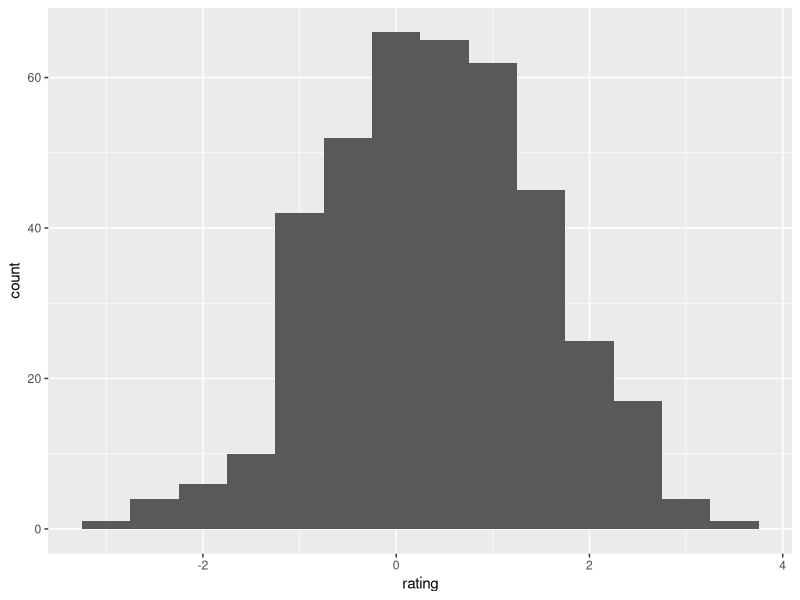
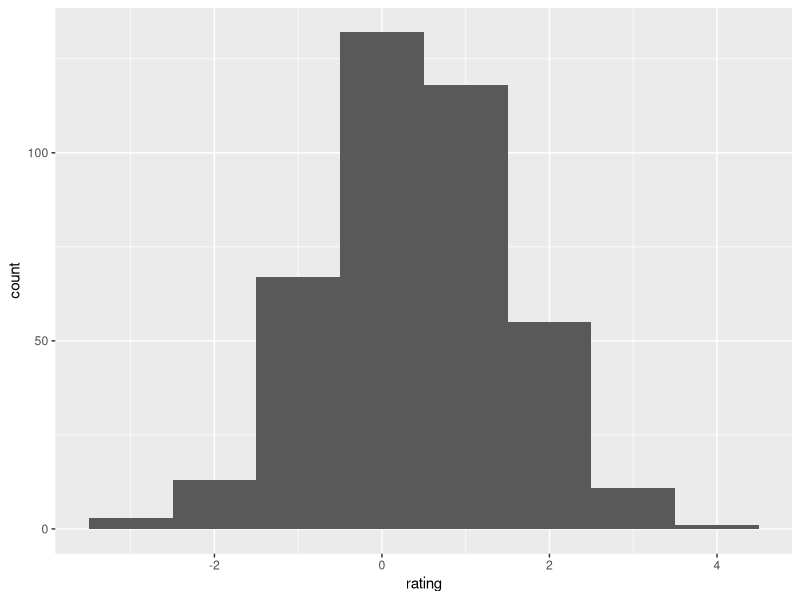
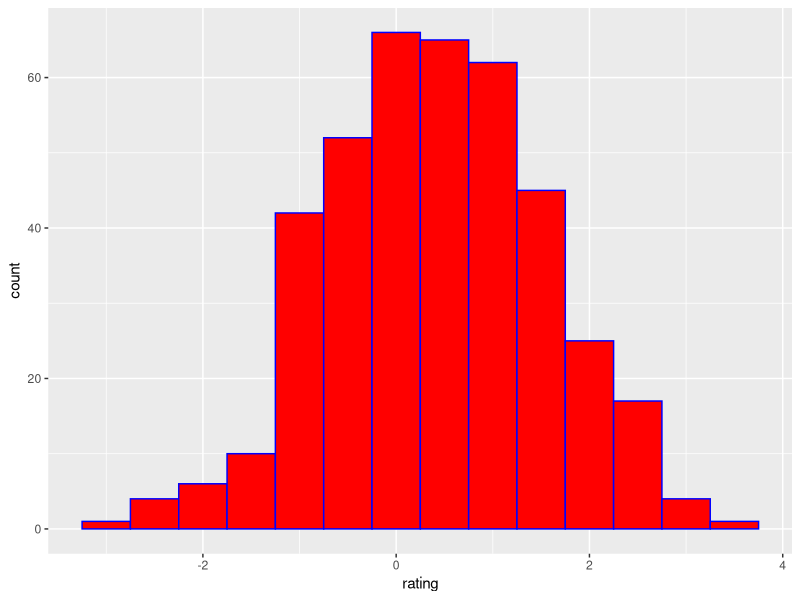
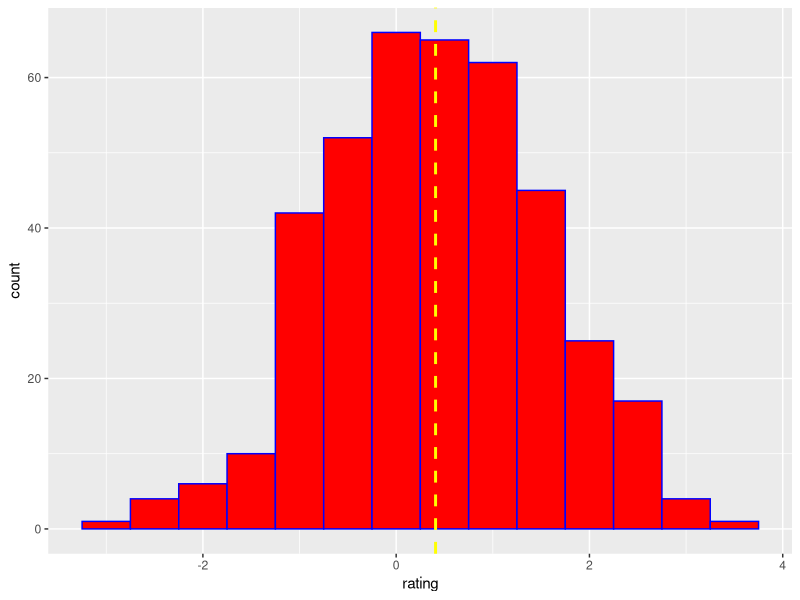
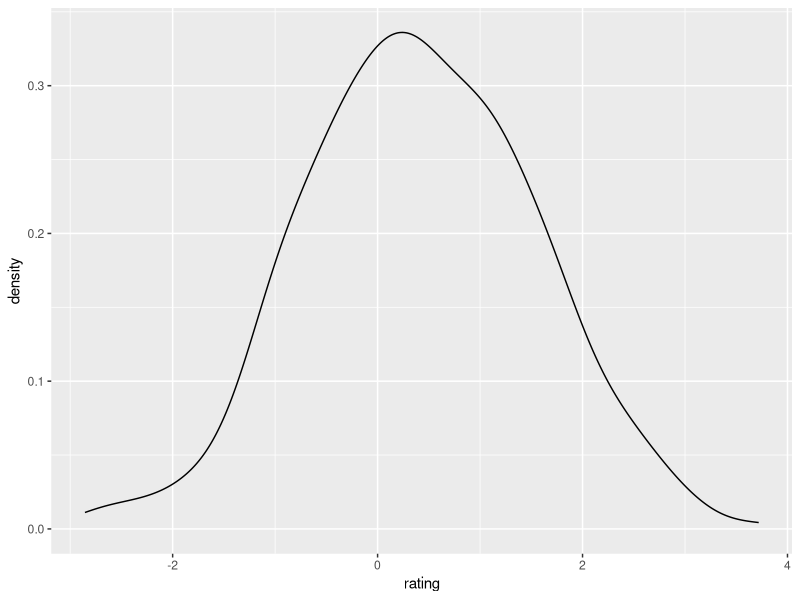
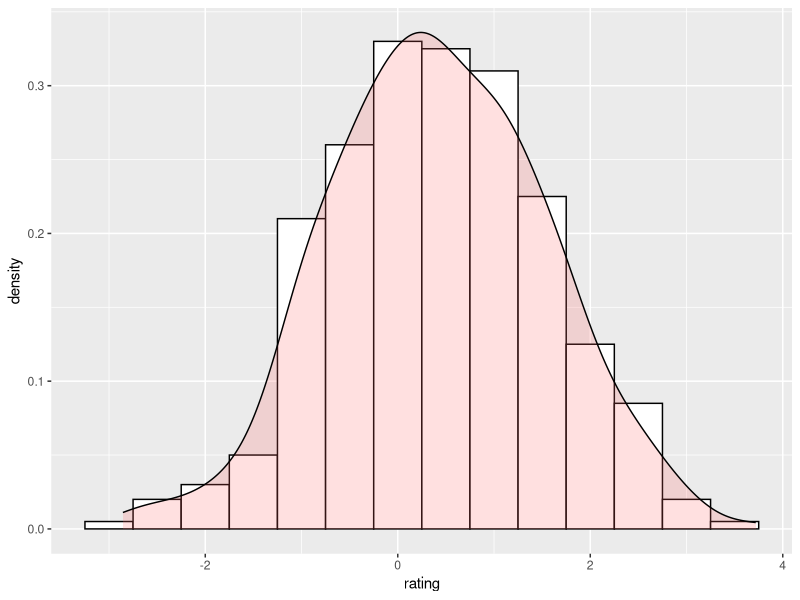
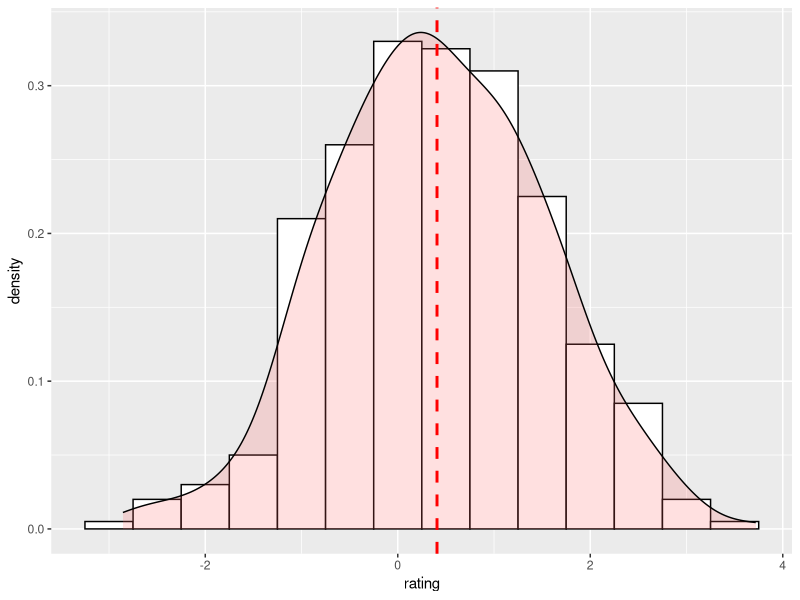
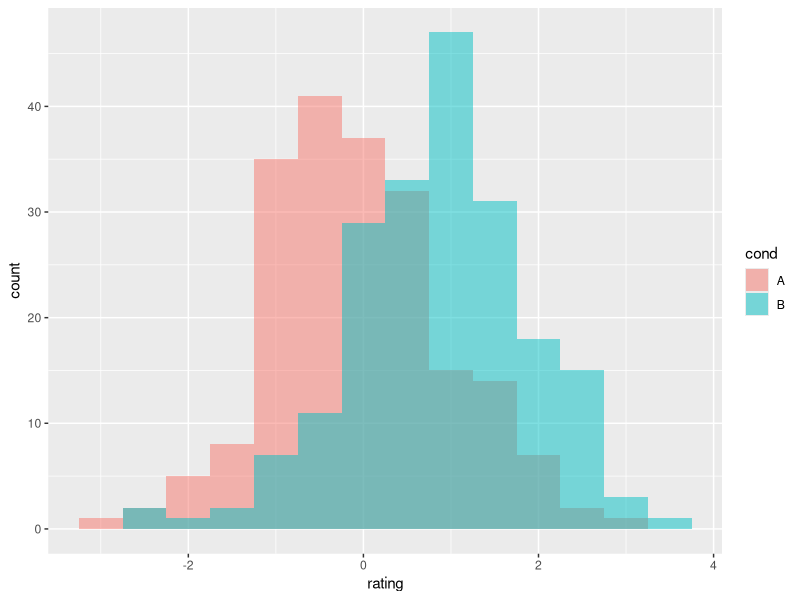

Write R code to recreate these figures, in order. (Note: this script raises an error after producing the figures.)
# plotting density distributions with ggplot2
library(dplyr)
library(ggplot2)

set.seed(1234)
d <- data_frame(cond = factor(rep(c("A", "B"), each=200)), 
                rating = c(rnorm(200), rnorm(200, mean=.8)))
d

# basic histogram of vector 'rating'. each bin has width .5
ggplot(d, aes(x = rating)) + 
  geom_histogram(binwidth = .5)

# with bin width 1
ggplot(d, aes(x = rating)) + 
  geom_histogram(binwidth = 1)

# with blue outline, red fill
ggplot(d, aes(x = rating)) + 
  geom_histogram(binwidth = .5, color = "blue", fill = "red")

# with blue outline, red fill, yellow line for the mean
ggplot(d, aes(x = rating)) + 
  geom_histogram(binwidth = .5, color = "blue", fill = "red") +
  geom_vline(aes(xintercept = mean(rating, na.rm = TRUE)),
             color = "yellow", linetype = "dashed", size = 1)

# density curve
ggplot(d, aes(x = rating)) + 
  geom_density()

# histogram with kernel density curve
ggplot(d, aes(x = rating)) + 
  geom_histogram(aes(y = ..density..),
                 binwidth = .5,
                 color = "black",
                 fill = "white") + # histogram with denisty instead of count
  geom_density(alpha = .2, fill = "#FF6666")

# histogram with kernel density curve and mean line
## USE FOR MERYL STREEP ANALYSIS
ggplot(d, aes(x = rating)) + 
  geom_histogram(aes(y = ..density..),
                 binwidth = .5,
                 color = "black",
                 fill = "white") + # histogram with denisty instead of count
  geom_density(alpha = .2, fill = "#FF6666") +
  geom_vline(aes(xintercept = mean(rating, na.rm = TRUE)),
             color = "red", linetype = "dashed", size = 1)

# overlaid histograms
## USE FOR MERYL STREEP ANALYSIS
# cond options: A or B
ggplot(d, aes(x = rating, fill = cond)) +
  geom_histogram(binwidth = .5, alpha = .5, position = "identity")

# interleaved histograms
ggplot(d, aes(x = rating, fill = cond)) +
  geom_histogram(binwidth = .5, position = "dodge")

# density plots overlaid
ggplot(d, aes(x = rating, color = cond)) +
  geom_density()

# density plots with semi-transparent fill
ggplot(d, aes(x = rating, fill = cond)) +
  geom_density(alpha = .3)

# Add lines for each mean requires first creating a 
#  separate data frame with the means:
means_d <- ddply(d, "cond", summarize, rating.mean = mean(rating))
means_d

# overlaid histograms with means
ggplot(d, aes(x = rating, fill = cond)) +
  geom_histogram(binwidth = .5, alpha = .5, position = "identity") +
  geom_vline(data = means_d, aes(xintercept = rating.mean, color = cond),
             linetype = "dashed", size = 1)

# density plots with means
ggplot(d, aes(x = rating, color = cond)) +
  geom_density() +
  geom_vline(data = means_d, aes(xintercept = rating.mean, color = cond),
             linetype = "dashed", size = 1)

# filled density plots with means
ggplot(d, aes(x = rating, color = cond, fill = cond)) +
  geom_density(alpha = .5) +
  geom_vline(data = means_d, aes(xintercept = rating.mean, color = cond),
             linetype = "dashed", size = 1)

# using facets
ggplot(d, aes(x = rating, fill = cond)) +
  geom_histogram(binwidth = .5, alpha = .5, position = "identity") +
  facet_grid(cond ~.)

# facets with mean lines
ggplot(d, aes(x = rating, fill = cond)) +
  geom_histogram(binwidth = .5, alpha = .5, position = "identity") + 
  facet_grid(cond ~.) +
  geom_vline(data = means_d, aes(xintercept = rating.mean, color = cond),
             linetype = "dashed", size = 1)



ggplot(d, aes(x = rating, fill = cond)) +
  geom_histogram(binwidth = .5, alpha = .5, position = "identity") + 
  facet_grid(cond ~.) +
  stat_summary(fun.y = mean, geom = "line")
  geom_vline(data = means_d, aes(xintercept = rating.mean, color = cond),
             linetype = "dashed", size = 1)